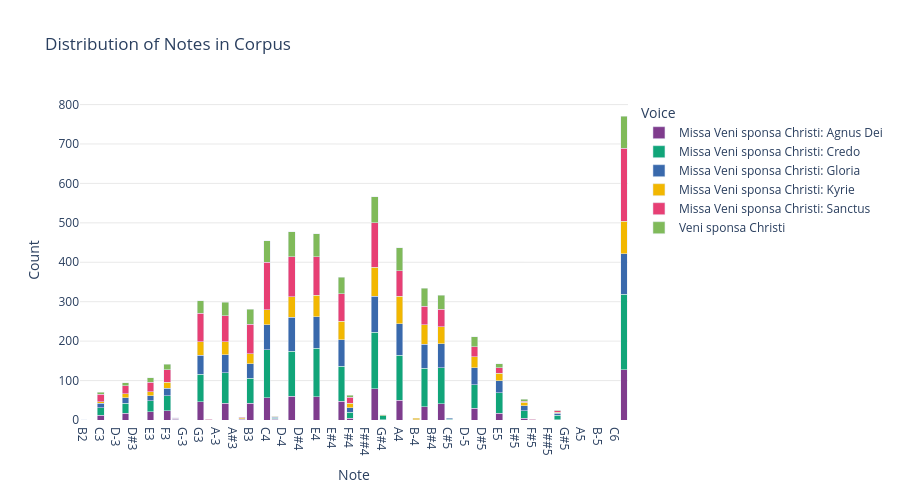

Notebook code for this chart:
### Markdown cell above
## 7c. Corpus Notes as Barchart

Here we consider the *counts* of all the, voice by voice

### Code cell
# run function and create chart
nr = corpus.notes(corpus, combine_unisons_choice, combine_rests_choice)

id_vars = ['Composer', 'Title', 'Date']

# Use list comprehension to determine value_vars
value_vars = [col for col in nr.columns if col not in id_vars]

# Melt the DataFrame
melted_df = pd.melt(
    nr,
    id_vars=id_vars,
    value_vars=value_vars,
    var_name='Voice',
    value_name='Note'
)

melted_df['Note'] = melted_df['Note'].replace('NaN', np.nan)

# Remove NaN values for the visualization
melted_df_clean = melted_df.dropna(subset=['Note'])

# Create a basic bar chart showing the count of each note
chart_title = "Distribution of Notes in Corpus"

chosen_feature_to_compare = 'Title'

# Pre-aggregate the data (similar to your working example)
grouped_data = melted_df_clean.groupby(['Note', chosen_feature_to_compare]).size().reset_index(name='count')

# Create the bar chart with the pre-aggregated data
fig = px.bar(
    grouped_data,
    x='Note',
    y='count',
    color=chosen_feature_to_compare,
    barmode='stack',  # or 'group' if you prefer stacked bars
    color_discrete_sequence=px.colors.qualitative.Bold,  # Bold color scheme
    opacity=1.0,  # Full opacity for vibrant colors
    title=chart_title,
    category_orders={'Note': pitch_order}
)

# Update layout for clean appearance
fig.update_layout(
    xaxis_title="Note", 
    yaxis_title="Count",
    legend_title='Voice',
    height=500,
    width=900,
    plot_bgcolor='white',  # White background
    paper_bgcolor='white',  # White paper background
    xaxis={'categoryorder': 'array', 'categoryarray': pitch_order}
)

# Minimize grid lines
fig.update_xaxes(showgrid=False)
fig.update_yaxes(gridcolor='lightgray', gridwidth=0.5)

fig.show()

### Figure 1 — Plotly figure (JSON) as saved in the notebook; plotly's stock layout.template omitted (floating-point values rounded to 4 significant figures)
{"data": [{"alignmentgroup": "True", "hovertemplate": "Title=Missa Veni sponsa Christi: Agnus Dei<br>Note=%{x}<br>count=%{y}<extra></extra>", "legendgroup": "Missa Veni sponsa Christi: Agnus Dei", "marker": {"color": "rgb(127, 60, 141)", "opacity": 1, "pattern": {"shape": ""}}, "name": "Missa Veni sponsa Christi: Agnus Dei", "offsetgroup": "Missa Veni sponsa Christi: Agnus Dei", "orientation": "v", "showlegend": true, "textposition": "auto", "type": "bar", "x": ["A3", "A4", "B-3", "B2", "B3", "B4", "C#4", "C3", "C4", "C5", "D3", "D4", "D5", "E3", "E4", "E5", "F#3", "F#4", "F3", "F4", "F5", "G#4", "G3", "G4", "G5", "Rest"], "xaxis": "x", "y": [43, 50, 2, 1, 42, 34, 2, 12, 57, 41, 17, 60, 30, 21, 59, 17, 2, 5, 23, 48, 4, 1, 46, 79, 1, 128], "yaxis": "y"}, {"alignmentgroup": "True", "hovertemplate": "Title=Missa Veni sponsa Christi: Credo<br>Note=%{x}<br>count=%{y}<extra></extra>", "legendgroup": "Missa Veni sponsa Christi: Credo", "marker": {"color": "rgb(17, 165, 121)", "opacity": 1, "pattern": {"shape": ""}}, "name": "Missa Veni sponsa Christi: Credo", "offsetgroup": "Missa Veni sponsa Christi: Credo", "orientation": "v", "showlegend": true, "textposition": "auto", "type": "bar", "x": ["A3", "A4", "B3", "B4", "C#4", "C#5", "C3", "C4", "C5", "D3", "D4", "D5", "E3", "E4", "E5", "F#4", "F#5", "F3", "F4", "F5", "G#4", "G3", "G4", "G5", "Rest"], "xaxis": "x", "y": [77, 114, 64, 97, 2, 2, 19, 121, 92, 26, 115, 60, 28, 123, 52, 15, 1, 38, 88, 19, 10, 70, 143, 11, 191], "yaxis": "y"}, {"alignmentgroup": "True", "hovertemplate": "Title=Missa Veni sponsa Christi: Gloria<br>Note=%{x}<br>count=%{y}<extra></extra>", "legendgroup": "Missa Veni sponsa Christi: Gloria", "marker": {"color": "rgb(57, 105, 172)", "opacity": 1, "pattern": {"shape": ""}}, "name": "Missa Veni sponsa Christi: Gloria", "offsetgroup": "Missa Veni sponsa Christi: Gloria", "orientation": "v", "showlegend": true, "textposition": "auto", "type": "bar", "x": ["A3", "A4", "B-3", "B-4", "B3", "B4", "C#4", "C#5", "C3", "C4", "C5", "D3", "D4", "D5", "E3", "E4", "E5", "F#3", "F#4", "F3", "F4", "F5", "G#3", "G3", "G4", "G5", "Rest"], "xaxis": "x", "y": [46, 80, 1, 1, 37, 61, 3, 2, 11, 64, 60, 13, 86, 42, 13, 80, 30, 1, 11, 19, 68, 13, 1, 48, 92, 5, 103], "yaxis": "y"}, {"alignmentgroup": "True", "hovertemplate": "Title=Missa Veni sponsa Christi: Kyrie<br>Note=%{x}<br>count=%{y}<extra></extra>", "legendgroup": "Missa Veni sponsa Christi: Kyrie", "marker": {"color": "rgb(242, 183, 1)", "opacity": 1, "pattern": {"shape": ""}}, "name": "Missa Veni sponsa Christi: Kyrie", "offsetgroup": "Missa Veni sponsa Christi: Kyrie", "orientation": "v", "showlegend": true, "textposition": "auto", "type": "bar", "x": ["A3", "A4", "B-3", "B-4", "B3", "B4", "C#4", "C3", "C4", "C5", "D3", "D4", "D5", "E3", "E4", "E5", "F#4", "F3", "F4", "F5", "G3", "G4", "G5", "Rest"], "xaxis": "x", "y": [32, 70, 3, 3, 25, 49, 2, 4, 37, 44, 10, 51, 29, 10, 54, 20, 11, 16, 47, 9, 35, 74, 3, 82], "yaxis": "y"}, {"alignmentgroup": "True", "hovertemplate": "Title=Missa Veni sponsa Christi: Sanctus<br>Note=%{x}<br>count=%{y}<extra></extra>", "legendgroup": "Missa Veni sponsa Christi: Sanctus", "marker": {"color": "rgb(231, 63, 116)", "opacity": 1, "pattern": {"shape": ""}}, "name": "Missa Veni sponsa Christi: Sanctus", "offsetgroup": "Missa Veni sponsa Christi: Sanctus", "orientation": "v", "showlegend": true, "textposition": "auto", "type": "bar", "x": ["A3", "A4", "B-3", "B3", "B4", "C3", "C4", "C5", "D3", "D4", "D5", "E3", "E4", "E5", "F#3", "F#4", "F#5", "F3", "F4", "F5", "G#3", "G3", "G4", "G5", "Rest"], "xaxis": "x", "y": [66, 65, 1, 75, 48, 19, 121, 44, 21, 102, 25, 24, 98, 13, 2, 16, 1, 32, 69, 3, 1, 72, 112, 3, 185], "yaxis": "y"}, {"alignmentgroup": "True", "hovertemplate": "Title=Veni sponsa Christi<br>Note=%{x}<br>count=%{y}<extra></extra>", "legendgroup": "Veni sponsa Christi", "marker": {"color": "rgb(128, 186, 90)", "opacity": 1, "pattern": {"shape": ""}}, "name": "Veni sponsa Christi", "offsetgroup": "Veni sponsa Christi", "orientation": "v", "showlegend": true, "textposition": "auto", "type": "bar", "x": ["A3", "A4", "B3", "B4", "C#4", "C3", "C4", "C5", "D3", "D4", "D5", "E3", "E4", "E5", "F#3", "F#4", "F3", "F4", "F5", "G#4", "G3", "G4", "G5", "Rest"], "xaxis": "x", "y": [35, 58, 38, 45, 1, 5, 54, 36, 8, 63, 25, 11, 59, 11, 1, 5, 14, 42, 5, 2, 32, 66, 2, 82], "yaxis": "y"}], "layout": {"barmode": "stack", "height": 500, "legend": {"title": {"text": "Voice"}, "tracegroupgap": 0}, "paper_bgcolor": "white", "plot_bgcolor": "white", "title": {"text": "Distribution of Notes in Corpus"}, "width": 900, "xaxis": {"anchor": "y", "categoryarray": ["A#1", "B1", "C2", "C#2", "D2", "D#2", "E-2", "E2", "E#2", "F2", "F#2", "G-2", "G2", "G#2", "A-2", "A2", "A#2", "B-2", "B2", "B#2", "C3", "C#3", "D-3", "D3", "D#3", "E-3", "E3", "E#3", "F3", "F#3", "G-3", "F##3", "G3", "G#3", "A-3", "A3", "A#3", "B-3", "B3", "B#3", "C4", "C#4", "D-4", "D4", "D#4", "E-4", "E4", "F-4", "E#4", "F4", "F#4", "G-4", "F##4", "G4", "G#4", "A-4", "A4", "A#4", "B-4", "B4", "B#4", "C5", "C#5", "C##5", "D-5", "D5", "D#5", "E-5", "E5", "F-5", "E#5", "F5", "F#5", "G-5", "F##5", "G5", "G#5", "A-5", "A5", "A#5", "B-5", "B5", "C6"], "categoryorder": "array", "domain": [0, 1], "showgrid": false, "title": {"text": "Note"}}, "yaxis": {"anchor": "x", "domain": [0, 1], "gridcolor": "lightgray", "gridwidth": 0.5, "title": {"text": "Count"}}}}
